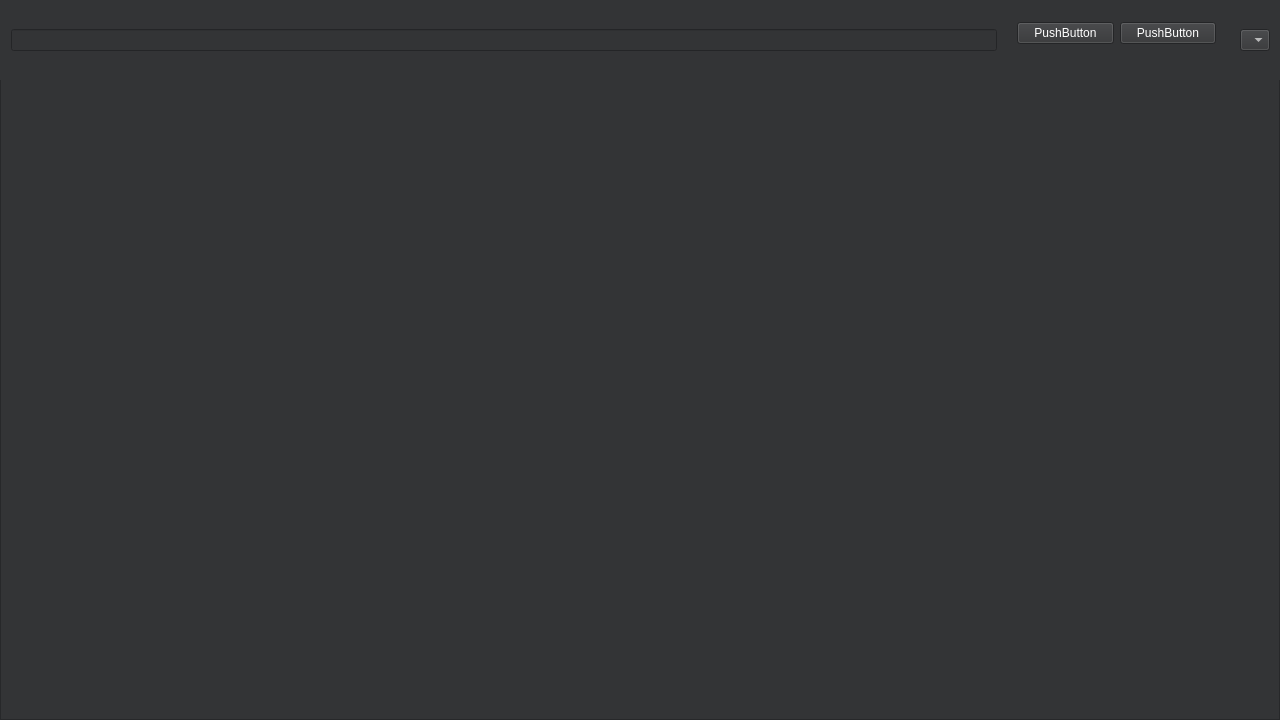
<?xml version="1.0" encoding="UTF-8"?>
<ui version="4.0">
 <class>LinkedOutClass</class>
 <widget class="QMainWindow" name="LinkedOutClass">
  <property name="geometry">
   <rect>
    <x>0</x>
    <y>0</y>
    <width>1280</width>
    <height>720</height>
   </rect>
  </property>
  <property name="windowTitle">
   <string>LinkedOut</string>
  </property>
  <widget class="QWidget" name="centralWidget">
   <property name="sizePolicy">
    <sizepolicy hsizetype="Preferred" vsizetype="Preferred">
     <horstretch>0</horstretch>
     <verstretch>0</verstretch>
    </sizepolicy>
   </property>
   <property name="sizeIncrement">
    <size>
     <width>6</width>
     <height>0</height>
    </size>
   </property>
   <property name="autoFillBackground">
    <bool>false</bool>
   </property>
   <widget class="QFrame" name="MainFrame">
    <property name="geometry">
     <rect>
      <x>0</x>
      <y>0</y>
      <width>1280</width>
      <height>720</height>
     </rect>
    </property>
    <property name="sizePolicy">
     <sizepolicy hsizetype="Preferred" vsizetype="Preferred">
      <horstretch>0</horstretch>
      <verstretch>0</verstretch>
     </sizepolicy>
    </property>
    <property name="sizeIncrement">
     <size>
      <width>0</width>
      <height>0</height>
     </size>
    </property>
    <property name="styleSheet">
     <string notr="true">background-color:rgb(51,52,54);color:white;width:inherited;</string>
    </property>
    <property name="frameShape">
     <enum>QFrame::StyledPanel</enum>
    </property>
    <property name="frameShadow">
     <enum>QFrame::Raised</enum>
    </property>
    <widget class="QWidget" name="horizontalLayoutWidget">
     <property name="geometry">
      <rect>
       <x>0</x>
       <y>0</y>
       <width>1281</width>
       <height>80</height>
      </rect>
     </property>
     <layout class="QHBoxLayout" name="horizontalLayout" stretch="0,1,0">
      <item>
       <widget class="QLineEdit" name="lineEdit"/>
      </item>
      <item>
       <widget class="QWidget" name="widget" native="true">
        <property name="sizePolicy">
         <sizepolicy hsizetype="Maximum" vsizetype="Preferred">
          <horstretch>0</horstretch>
          <verstretch>0</verstretch>
         </sizepolicy>
        </property>
        <property name="minimumSize">
         <size>
          <width>231</width>
          <height>0</height>
         </size>
        </property>
        <widget class="QWidget" name="horizontalLayoutWidget_2">
         <property name="geometry">
          <rect>
           <x>3</x>
           <y>0</y>
           <width>221</width>
           <height>91</height>
          </rect>
         </property>
         <layout class="QHBoxLayout" name="horizontalLayout_2">
          <property name="sizeConstraint">
           <enum>QLayout::SetMaximumSize</enum>
          </property>
          <item>
           <widget class="QPushButton" name="pushButton_2">
            <property name="text">
             <string>PushButton</string>
            </property>
           </widget>
          </item>
          <item>
           <widget class="QPushButton" name="pushButton">
            <property name="text">
             <string>PushButton</string>
            </property>
           </widget>
          </item>
         </layout>
        </widget>
       </widget>
      </item>
      <item>
       <widget class="QComboBox" name="comboBox"/>
      </item>
     </layout>
    </widget>
   </widget>
  </widget>
 </widget>
 <layoutdefault spacing="6" margin="11"/>
 <resources>
  <include location="LinkedOut.qrc"/>
 </resources>
 <connections/>
</ui>
